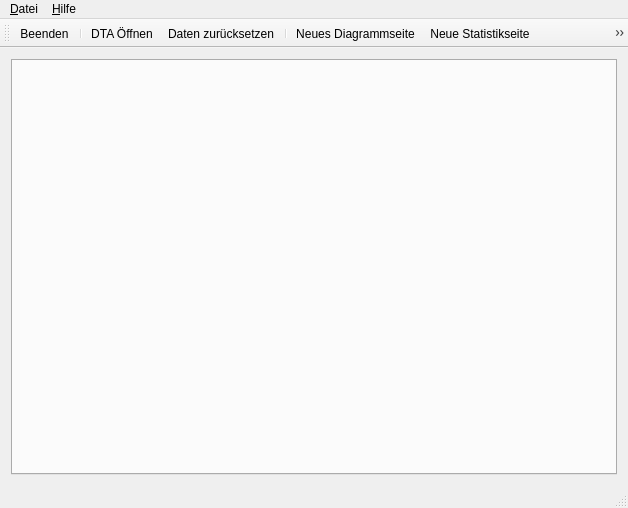
<?xml version="1.0" encoding="UTF-8"?>
<ui version="4.0">
 <class>MainWindow</class>
 <widget class="QMainWindow" name="MainWindow">
  <property name="geometry">
   <rect>
    <x>0</x>
    <y>0</y>
    <width>628</width>
    <height>508</height>
   </rect>
  </property>
  <property name="windowTitle">
   <string>DtaGui</string>
  </property>
  <widget class="QWidget" name="centralWidget">
   <layout class="QVBoxLayout" name="verticalLayout">
    <item>
     <widget class="QTabWidget" name="tabWidget">
      <property name="enabled">
       <bool>true</bool>
      </property>
      <property name="currentIndex">
       <number>-1</number>
      </property>
      <property name="tabsClosable">
       <bool>true</bool>
      </property>
      <property name="movable">
       <bool>true</bool>
      </property>
     </widget>
    </item>
   </layout>
  </widget>
  <widget class="QMenuBar" name="menuBar">
   <property name="geometry">
    <rect>
     <x>0</x>
     <y>0</y>
     <width>628</width>
     <height>25</height>
    </rect>
   </property>
   <widget class="QMenu" name="menu_Datei">
    <property name="title">
     <string>&amp;Datei</string>
    </property>
    <addaction name="actionNeuDiagramm"/>
    <addaction name="actionNeuStatistik"/>
    <addaction name="actionNeuKompStarts"/>
    <addaction name="separator"/>
    <addaction name="actionZuruecksetzen"/>
    <addaction name="actionOeffnen"/>
    <addaction name="actionDUMPOeffnen"/>
    <addaction name="separator"/>
    <addaction name="actionBeenden"/>
   </widget>
   <widget class="QMenu" name="menu_Hilfe">
    <property name="title">
     <string>&amp;Hilfe</string>
    </property>
    <addaction name="actionHilfe"/>
    <addaction name="separator"/>
    <addaction name="actionUeber"/>
    <addaction name="actionUeberQt"/>
    <addaction name="actionUeberQwt"/>
   </widget>
   <addaction name="menu_Datei"/>
   <addaction name="menu_Hilfe"/>
  </widget>
  <widget class="QToolBar" name="mainToolBar">
   <attribute name="toolBarArea">
    <enum>TopToolBarArea</enum>
   </attribute>
   <attribute name="toolBarBreak">
    <bool>false</bool>
   </attribute>
   <addaction name="actionBeenden"/>
   <addaction name="separator"/>
   <addaction name="actionOeffnen"/>
   <addaction name="actionZuruecksetzen"/>
   <addaction name="separator"/>
   <addaction name="actionNeuDiagramm"/>
   <addaction name="actionNeuStatistik"/>
   <addaction name="actionNeuKompStarts"/>
  </widget>
  <widget class="QStatusBar" name="statusBar"/>
  <action name="actionOeffnen">
   <property name="icon">
    <iconset resource="dtagui.qrc">
     <normaloff>:/images/images/open.png</normaloff>:/images/images/open.png</iconset>
   </property>
   <property name="text">
    <string>DTA Ö&amp;ffnen...</string>
   </property>
   <property name="toolTip">
    <string>DTA-Datei(en) Öffnen</string>
   </property>
   <property name="shortcut">
    <string>Ctrl+O</string>
   </property>
  </action>
  <action name="actionZuruecksetzen">
   <property name="icon">
    <iconset resource="dtagui.qrc">
     <normaloff>:/images/images/trash.png</normaloff>:/images/images/trash.png</iconset>
   </property>
   <property name="text">
    <string>Daten &amp;zurücksetzen</string>
   </property>
   <property name="toolTip">
    <string>Daten zurücksetzen</string>
   </property>
   <property name="shortcut">
    <string>Ctrl+Z</string>
   </property>
  </action>
  <action name="actionBeenden">
   <property name="icon">
    <iconset resource="dtagui.qrc">
     <normaloff>:/images/images/exit.png</normaloff>:/images/images/exit.png</iconset>
   </property>
   <property name="text">
    <string>&amp;Beenden</string>
   </property>
   <property name="toolTip">
    <string>Programm beenden</string>
   </property>
   <property name="shortcut">
    <string>Ctrl+Q</string>
   </property>
  </action>
  <action name="actionUeber">
   <property name="text">
    <string>Ü&amp;ber...</string>
   </property>
  </action>
  <action name="actionUeberQt">
   <property name="icon">
    <iconset resource="dtagui.qrc">
     <normaloff>:/images/images/qt-logo.png</normaloff>:/images/images/qt-logo.png</iconset>
   </property>
   <property name="text">
    <string>Über &amp;Qt...</string>
   </property>
  </action>
  <action name="actionUeberQwt">
   <property name="text">
    <string>Über Q&amp;wt...</string>
   </property>
  </action>
  <action name="actionHilfe">
   <property name="text">
    <string>&amp;Hilfe...</string>
   </property>
   <property name="shortcut">
    <string>F1</string>
   </property>
  </action>
  <action name="actionNeuDiagramm">
   <property name="icon">
    <iconset resource="dtagui.qrc">
     <normaloff>:/images/images/waveform.png</normaloff>:/images/images/waveform.png</iconset>
   </property>
   <property name="text">
    <string>Neues &amp;Diagrammseite</string>
   </property>
   <property name="toolTip">
    <string>Neues Diagrammseite einfügen</string>
   </property>
   <property name="shortcut">
    <string>Ctrl+D</string>
   </property>
  </action>
  <action name="actionNeuStatistik">
   <property name="icon">
    <iconset resource="dtagui.qrc">
     <normaloff>:/images/images/statistics.png</normaloff>:/images/images/statistics.png</iconset>
   </property>
   <property name="text">
    <string>Neue &amp;Statistikseite</string>
   </property>
   <property name="toolTip">
    <string>Neue Statistikseite einfügen</string>
   </property>
  </action>
  <action name="actionNeuKompStarts">
   <property name="icon">
    <iconset resource="dtagui.qrc">
     <normaloff>:/images/images/race-flag.png</normaloff>:/images/images/race-flag.png</iconset>
   </property>
   <property name="text">
    <string>Neue &amp;Kompressor-Starts-Seite</string>
   </property>
   <property name="toolTip">
    <string>Neue Kompressor-Starts-Seite einfügen</string>
   </property>
  </action>
  <action name="actionDUMPOeffnen">
   <property name="text">
    <string>DUMP Öffnen...</string>
   </property>
   <property name="toolTip">
    <string>DUMP-Datei(en) Öffnen</string>
   </property>
  </action>
 </widget>
 <layoutdefault spacing="6" margin="11"/>
 <resources>
  <include location="dtagui.qrc"/>
 </resources>
 <connections>
  <connection>
   <sender>actionBeenden</sender>
   <signal>triggered()</signal>
   <receiver>MainWindow</receiver>
   <slot>close()</slot>
   <hints>
    <hint type="sourcelabel">
     <x>-1</x>
     <y>-1</y>
    </hint>
    <hint type="destinationlabel">
     <x>296</x>
     <y>205</y>
    </hint>
   </hints>
  </connection>
 </connections>
</ui>
